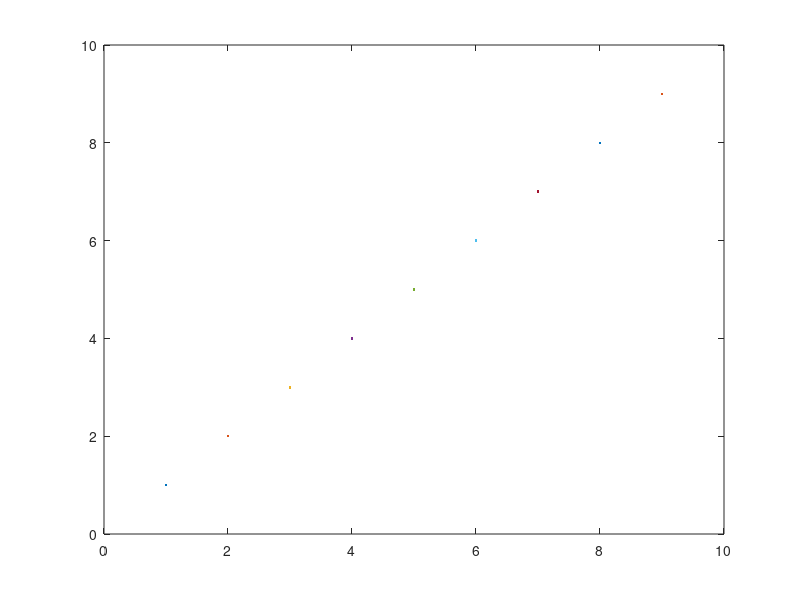

Here is the MATLAB script that generated this plot: (Note: this script raises an error after producing the figure.)
%{ 
This script plots the data for the indoor and outdoor tests during the spring
2019 and spring 2020 testing campaigns. The script should be placed in the
same directory as the xlsx files containing the averaged data along with
its error values
%}

clearvars; close all; clc;
h = plot(1,1,2,2,3,3,4,4,5,5,6,6,7,7,8,8,9,9);
c = get(h,'Color');
close all

filenameIndoor = 'IsolatedRotor_Indoors.xlsx';
filenameOutdoor = 'IsolatedRotor_Outdoors_Spring2020.xlsx';
filenameIndoorOpen = 'IsolatedRotor_Indoors_Spring2020.xlsx';
indoorOpen2020 = xlsread(filenameIndoorOpen);
indoor2020 = xlsread(filenameIndoor);
outdoor2020 = xlsread(filenameOutdoor);

set(0, 'defaultAxesTickLabelInterpreter','latex'); set(0, 'defaultLegendInterpreter','latex');

%% CT vs CP Comparison
%Compare indoors to outdoor
figure(1)
hold on
errorbar(indoor2020(4,:),indoor2020(2,:),indoor2020(3,:),indoor2020(3,:),indoor2020(5,:),indoor2020(5,:),'o','Linewidth', 1)
errorbar(outdoor2020(4,:),outdoor2020(2,:),outdoor2020(3,:),outdoor2020(3,:),outdoor2020(5,:),outdoor2020(5,:),'o','LineWidth', 1)
xlabel('$C_P/ \sigma$','interpreter','latex')
ylabel('$C_T/ \sigma$', 'interpreter','latex')
set(gca,'FontSize',18)
legend('Indoors','Outdoor 2020','location','northwest')
grid minor
hold off

%Compare indoors (closed door) to indoor (open door)
figure(2)
hold on
errorbar(indoor2020(4,:),indoor2020(2,:),indoor2020(3,:),indoor2020(3,:),indoor2020(5,:),indoor2020(5,:),'o','Linewidth', 1)
errorbar(indoorOpen2020(4,:),indoorOpen2020(2,:),indoorOpen2020(3,:),indoorOpen2020(3,:),indoorOpen2020(5,:),indoorOpen2020(5,:),'o','LineWidth', 1)
xlabel('$C_P/ \sigma$','interpreter','latex')
ylabel('$C_T/ \sigma$', 'interpreter','latex')
set(gca,'FontSize',18)
legend('Indoors (closed)','Indoors (open)','location','northwest')
grid minor
hold off

%% CT vs Collective
%Compare indoors to outdoor
figure(3)
hold on
errorbar(indoor2020(1,:),indoor2020(2,:),indoor2020(3,:),'o','Linewidth', 1)
errorbar(outdoor2020(1,:),outdoor2020(2,:),outdoor2020(3,:),'o','LineWidth', 1)
xlabel('$\theta_0$ [deg]','interpreter','latex')
ylabel('$C_T/ \sigma$', 'interpreter','latex')
set(gca,'FontSize',18)
legend('Indoors','Outdoor 2020','location','northwest')
grid minor
hold off

%Compare indoors (closed door) to indoor (open door)
figure(4)
hold on
errorbar(indoor2020(1,:),indoor2020(2,:),indoor2020(3,:),'o','Linewidth', 1)
errorbar(indoorOpen2020(1,:),indoorOpen2020(2,:),indoorOpen2020(3,:),'o','LineWidth', 1)
xlabel('$\theta_0$','interpreter','latex')
ylabel('$C_T/ \sigma$', 'interpreter','latex')
set(gca,'FontSize',18)
legend('Indoors (closed)','Indoors (open)','location','northwest')
grid minor
hold off